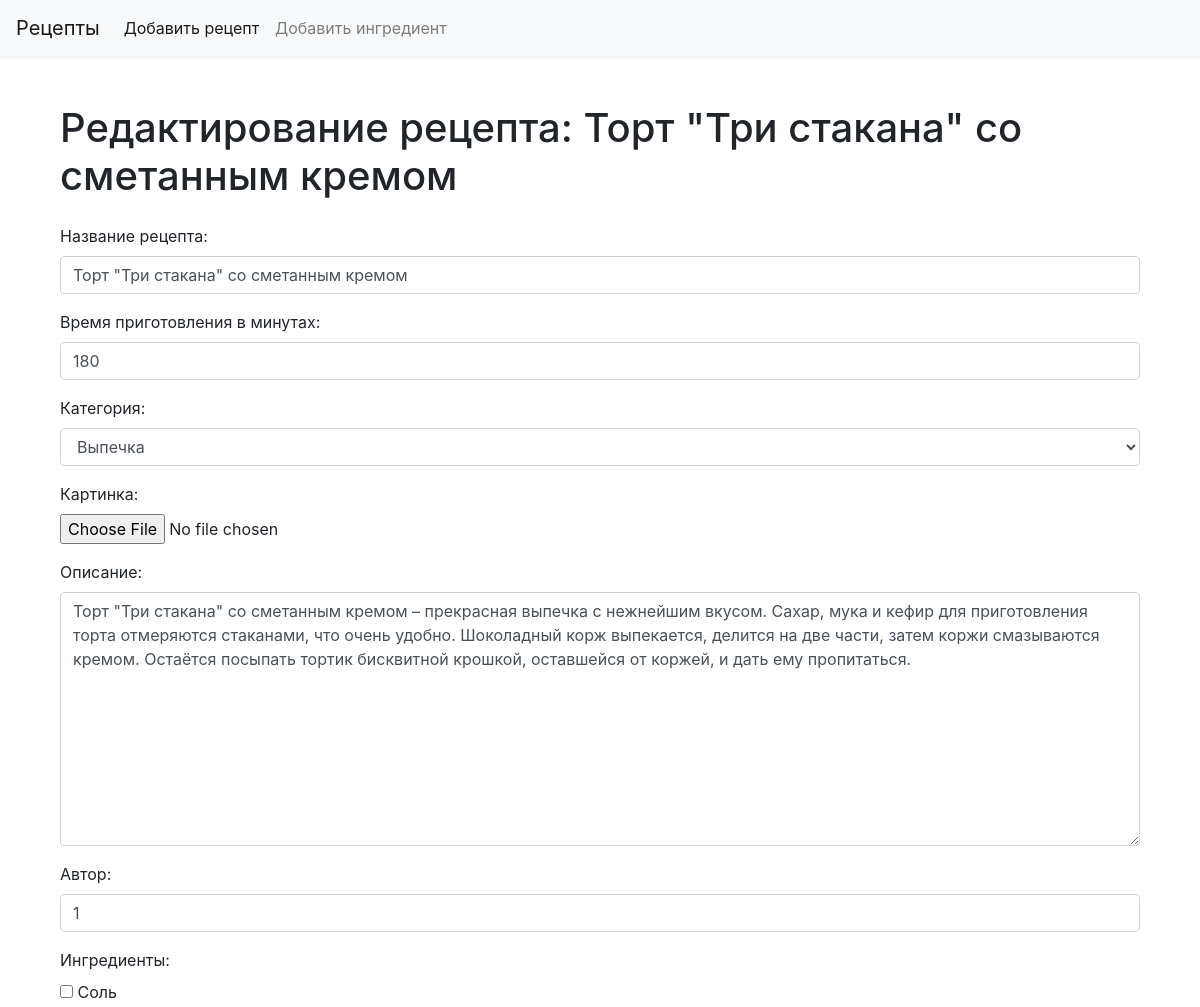
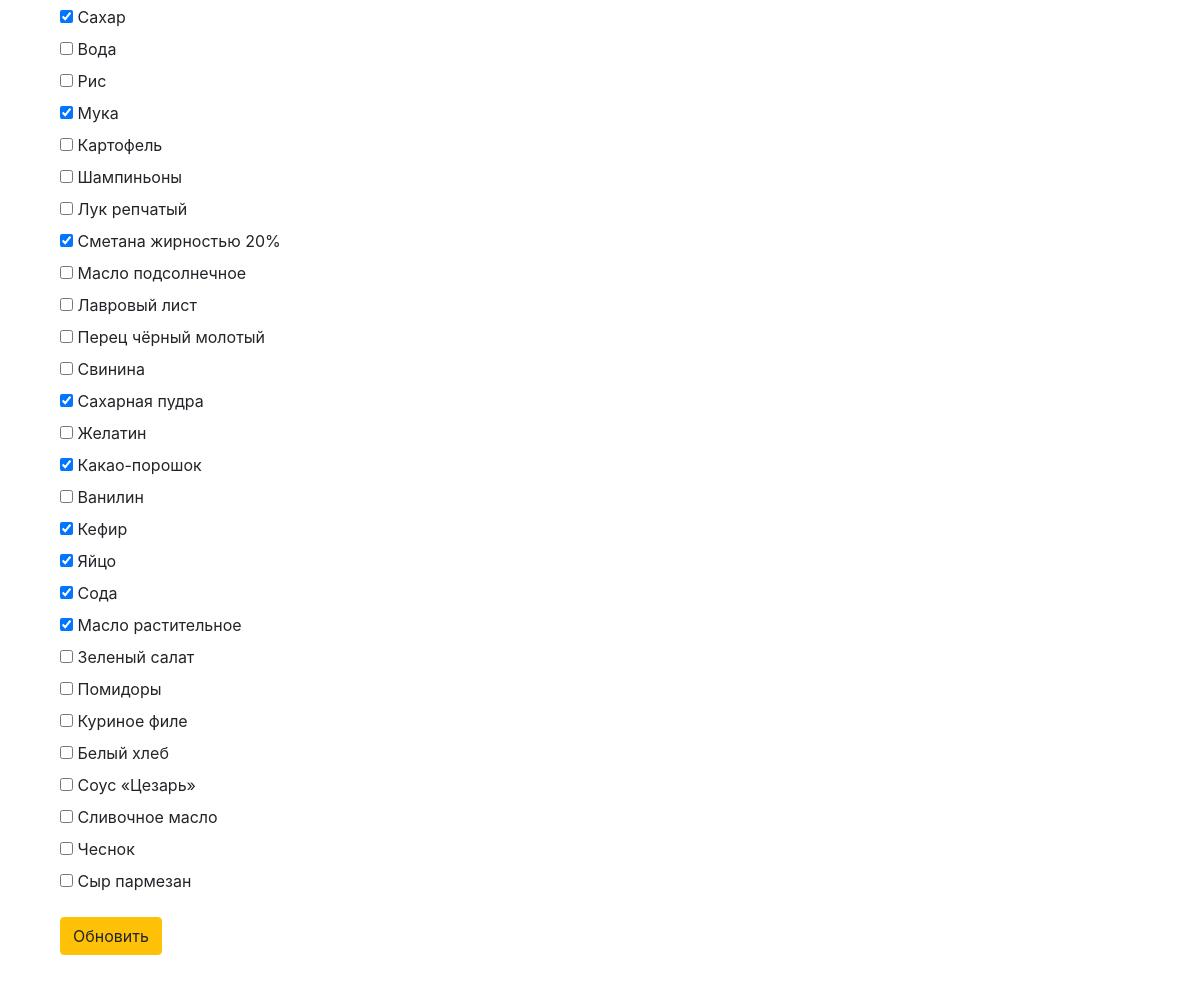
Screenshot of /edit-recipe/3/ with the database file from the repository (2 pictures, top to bottom).
### recipes/models.py (models this page shows, shortened)
class Recipe(models.Model):
    author = models.ForeignKey(User, on_delete=models.SET_NULL, null=True)  # Автор рецепта
    title = models.CharField(max_length=255)  # Название рецепта
    description = models.TextField()  # Описание рецепта
    ingredients = models.ManyToManyField(Ingredient)  # Список ингредиентов
    category = models.ForeignKey(Category, on_delete=models.CASCADE)  # Категория рецепта
    image = models.ImageField(upload_to='recipe_images/', blank=True)  # Изображение рецепта
    preparation_time = models.PositiveIntegerField()  # Время приготовления в минутах
    created_at = models.DateTimeField(auto_now_add=True)  # Дата создания рецепта

### recipes/views.py (the view)
# urls.py: path('edit-recipe/<int:pk>/', EditRecipe.as_view(), name='edit-recipe'),
class EditRecipe(UpdateView):
    model = Recipe
    form_class = RecipeForm
    template_name = 'edit_recipe.html'
    success_url = '/'

### recipes/models.py (called while the page is built)
    def __str__(self):
        return self.name

    def __str__(self):
        return self.name

### recipes/templates/edit_recipe.html (shortened to what this page needs)
{% extends 'base.html' %}
{% load static %}
{% block content %}
<div class="container my-5">
    <h1 class="mb-4">Редактирование рецепта: {{ object.title }}</h1>
    <form method="post" enctype="multipart/form-data" novalidate>
        <div class="mb-3">
            <label for="id_title" class="form-label">Название рецепта:</label>
            {{ form.title }}
        </div>
        <div class="mb-3">
            <label for="id_preparation_time" class="form-label">Время приготовления в минутах:</label>
            {{ form.preparation_time }}
        </div>
        <div class="mb-3">
            <label for="id_category" class="form-label">Категория:</label>
            {{ form.category }}
        </div>
        <div class="mb-3">
            <label for="id_image" class="form-label">Картинка:</label>
            {{ form.image }}
        </div>
        <div class="mb-3">
            <label for="id_description" class="form-label">Описание:</label>
            {{ form.description }}
        </div>
        <div class="mb-3">
            <label for="id_author" class="form-label">Автор:</label>
            {{ form.author }}
        </div>
        <div class="mb-3">
            <label for="id_ingredients" class="form-label">Ингредиенты:</label>
            {{ form.ingredients }}
        </div>
        <button type="submit" class="btn btn-warning">Обновить</button>
    </form>
</div>
{% endblock %}

### rows the page displays
Recipe: title "Торт \"Три стакана\" со сметанным кремом", preparation_time "180", category "Выпечка", description "Торт \"Три стакана\" со сметанным кремом – прекрасная выпечка с нежнейшим вкусом. Сахар, мука и кефир для приготовления торта отмеряются стаканами, что очень удобно. Шоколадный корж выпекается, делится на две части, затем коржи смазываются кремом. Остаётся посыпать тортик бисквитной крошкой, оставшейся от коржей, и дать ему пропитаться.", author "1"
